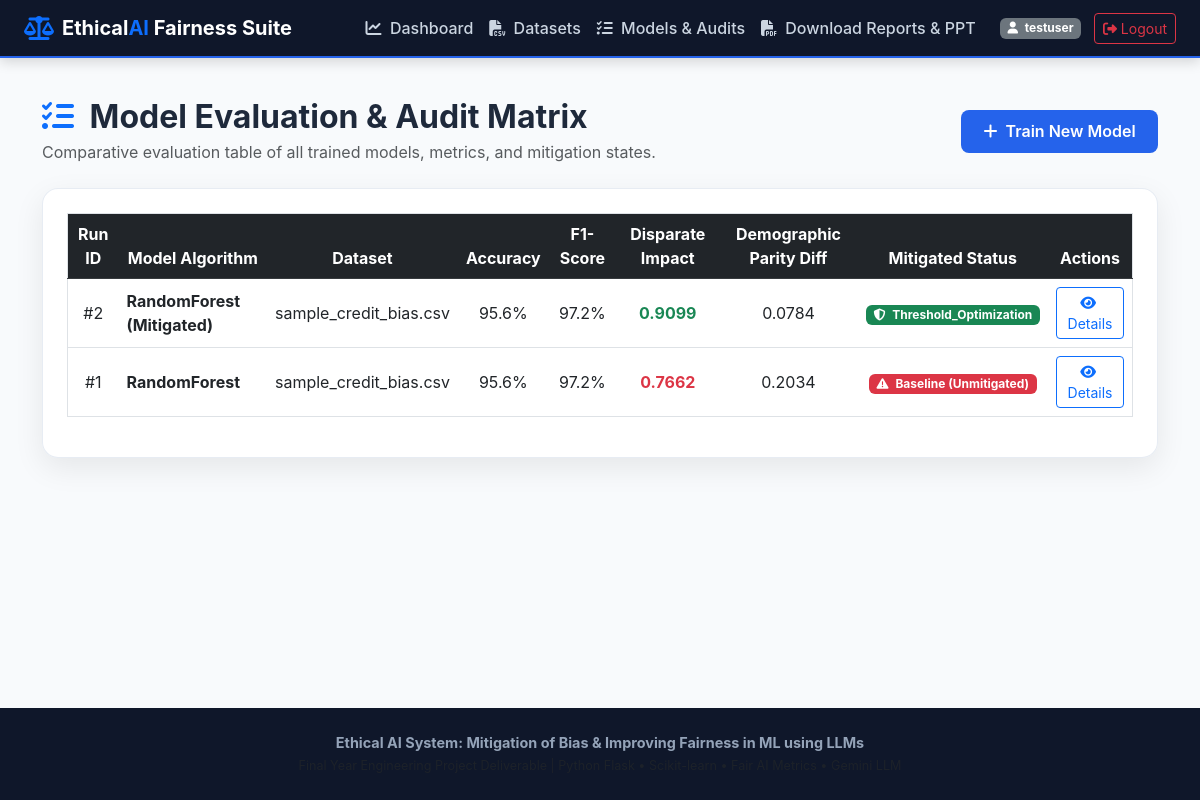
The app's page /evaluation (signed in), older data.
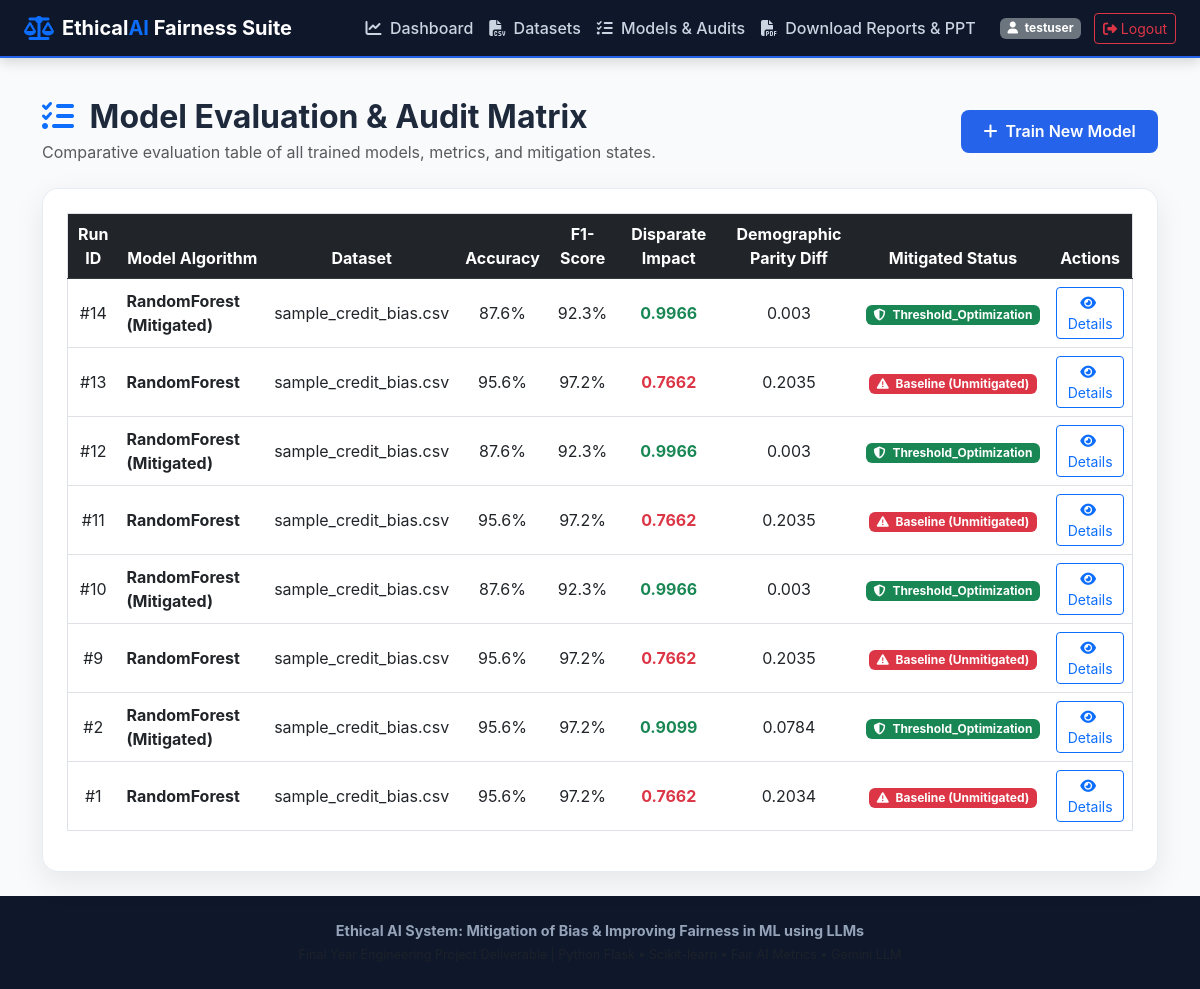
The same page, newer data.
### tables this page shows
CREATE TABLE model_runs (
    id INTEGER PRIMARY KEY AUTOINCREMENT,
    user_id INTEGER NOT NULL,
    dataset_id INTEGER NOT NULL,
    model_name VARCHAR(100) NOT NULL,
    accuracy REAL NOT NULL,
    precision_score REAL NOT NULL,
    recall_score REAL NOT NULL,
    f1_score REAL NOT NULL,
    disparate_impact REAL NOT NULL,
    demographic_parity_diff REAL NOT NULL,
    equalized_odds_diff REAL NOT NULL,
    equal_opportunity_diff REAL NOT NULL,
    is_mitigated BOOLEAN DEFAULT 0,
    mitigation_method VARCHAR(100) DEFAULT 'None',
    confusion_matrix_json TEXT NOT NULL,
    fairness_status VARCHAR(50) DEFAULT 'Unchecked',
    created_at TIMESTAMP DEFAULT CURRENT_TIMESTAMP,
    FOREIGN KEY (user_id) REFERENCES users(id) ON DELETE CASCADE,
    FOREIGN KEY (dataset_id) REFERENCES datasets(id) ON DELETE CASCADE
);

CREATE TABLE datasets (
    id INTEGER PRIMARY KEY AUTOINCREMENT,
    user_id INTEGER NOT NULL,
    filename VARCHAR(255) NOT NULL,
    filepath VARCHAR(255) NOT NULL,
    row_count INTEGER DEFAULT 0,
    column_count INTEGER DEFAULT 0,
    target_column VARCHAR(100),
    sensitive_column VARCHAR(100),
    privileged_group VARCHAR(100),
    unprivileged_group VARCHAR(100),
    uploaded_at TIMESTAMP DEFAULT CURRENT_TIMESTAMP, csv_content TEXT,
    FOREIGN KEY (user_id) REFERENCES users(id) ON DELETE CASCADE
);

### app.py (the view)
@app.route('/evaluation')
@login_required
def evaluation_page():
    conn = get_db_connection()
    cursor = conn.cursor()
    cursor.execute(
        """SELECT m.*, d.filename FROM model_runs m
           JOIN datasets d ON m.dataset_id = d.id
           WHERE m.user_id = ? ORDER BY m.created_at DESC""",
        (session['user_id'],)
    )
    model_runs = [dict(r) for r in cursor.fetchall()]
    conn.close()
    return render_template('evaluation.html', model_runs=model_runs)

### app.py (called while the page is built)
def login_required(f):
    from functools import wraps
    @wraps(f)
    def decorated_function(*args, **kwargs):
        if 'user_id' not in session:
            flash('Please log in to access this page.', 'warning')
            return redirect(url_for('login_page'))
        return f(*args, **kwargs)
    return decorated_function

### models/auth.py (called while the page is built)
def get_db_connection():
    conn = sqlite3.connect(Config.DATABASE_PATH)
    conn.row_factory = sqlite3.Row
    return conn

### templates/evaluation.html (shortened to what this page needs)
{% extends "base.html" %}
{% block content %}
<div class="container py-4">
    <div class="d-flex justify-content-between align-items-center mb-4">
        <div>
            <h2 class="fw-bold mb-1"><i class="fa-solid fa-list-check text-primary me-2"></i> Model Evaluation & Audit Matrix</h2>
            <p class="text-muted mb-0">Comparative evaluation table of all trained models, metrics, and mitigation states.</p>
        </div>
        <a href="{{ url_for('upload_page') }}" class="btn btn-primary-custom"><i class="fa-solid fa-plus me-1"></i> Train New Model</a>
    </div>
    <div class="card card-custom p-4">
        {% if model_runs %}
            <div class="table-responsive">
                <table class="table table-hover align-middle border">
                    <thead class="table-dark text-center">
                        <tr>
                            <th>Run ID</th>
                            <th>Model Algorithm</th>
                            <th>Dataset</th>
                            <th>Accuracy</th>
                            <th>F1-Score</th>
                            <th>Disparate Impact</th>
                            <th>Demographic Parity Diff</th>
                            <th>Mitigated Status</th>
                            <th>Actions</th>
                        </tr>
                    </thead>
                    <tbody class="text-center">
                        {% for run in model_runs %}
                        <tr>
                            <td>#{{ run.id }}</td>
                            <td class="fw-bold text-start">{{ run.model_name }}</td>
                            <td class="text-start">{{ run.filename }}</td>
                            <td>{{ (run.accuracy * 100)|round(1) }}%</td>
                            <td>{{ (run.f1_score * 100)|round(1) }}%</td>
                            <td class="fw-bold {{ 'text-danger' if run.disparate_impact < 0.8 else 'text-success' }}">{{ run.disparate_impact }}</td>
                            <td>{{ run.demographic_parity_diff }}</td>
                            <td>
                                {% if run.is_mitigated %}
                                    <span class="badge bg-success"><i class="fa-solid fa-shield-halved me-1"></i> {{ run.mitigation_method }}</span>
                                {% else %}
                                    <span class="badge bg-danger"><i class="fa-solid fa-triangle-exclamation me-1"></i> Baseline (Unmitigated)</span>
                                {% endif %}
                            </td>
                            <td>
                                <a href="{{ url_for('bias_detection_page', model_run_id=run.id) }}" class="btn btn-sm btn-outline-primary"><i class="fa-solid fa-eye me-1"></i> Details</a>
                            </td>
                        </tr>
                        {% endfor %}
                    </tbody>
                </table>
            </div>
        {% else %}
            <div class="text-center py-5 text-muted">
                <i class="fa-solid fa-list-check fa-3x mb-3"></i>
                <p>No model runs available for evaluation.</p>
            </div>
        {% endif %}
    </div>
</div>
{% endblock %}

Row changes from the older to the newer data that the page shows:
added model_runs: id "14", model_name "RandomForest (Mitigated)", filename "sample_credit_bias.csv", (run.accuracy*100)|round(1) "87.6", (run.f1_score*100)|round(1) "92.3", disparate_impact "0.9966", demographic_parity_diff "0.003", mitigation_method "Threshold_Optimization"
added model_runs: id "13", model_name "RandomForest", filename "sample_credit_bias.csv", (run.accuracy*100)|round(1) "95.6", (run.f1_score*100)|round(1) "97.2", disparate_impact "0.7662", demographic_parity_diff "0.2035", is_mitigated False (drawn)
added model_runs: id "12", model_name "RandomForest (Mitigated)", filename "sample_credit_bias.csv", (run.accuracy*100)|round(1) "87.6", (run.f1_score*100)|round(1) "92.3", disparate_impact "0.9966", demographic_parity_diff "0.003", mitigation_method "Threshold_Optimization"
added model_runs: id "11", model_name "RandomForest", filename "sample_credit_bias.csv", (run.accuracy*100)|round(1) "95.6", (run.f1_score*100)|round(1) "97.2", disparate_impact "0.7662", demographic_parity_diff "0.2035", is_mitigated False (drawn)
added model_runs: id "10", model_name "RandomForest (Mitigated)", filename "sample_credit_bias.csv", (run.accuracy*100)|round(1) "87.6", (run.f1_score*100)|round(1) "92.3", disparate_impact "0.9966", demographic_parity_diff "0.003", mitigation_method "Threshold_Optimization"
added model_runs: id "9", model_name "RandomForest", filename "sample_credit_bias.csv", (run.accuracy*100)|round(1) "95.6", (run.f1_score*100)|round(1) "97.2", disparate_impact "0.7662", demographic_parity_diff "0.2035", is_mitigated False (drawn)
